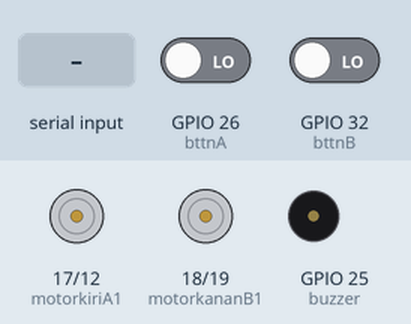
Recording of a sketch running on a simulated ESP32. On the bench: motor-driver pin pairs drawn as motors (green arrow = first pin HIGH = forward, orange = second pin HIGH = backward, longer = more drive), buzzer (waves = sounding, pin HIGH). Inputs (shaded band) come from the test bench; at power-on: GPIO 26 (bttnA) LOW, GPIO 32 (bttnB) LOW. What the sketch prints to the serial monitor is not drawn.

Above: at 1.3 s.
1.4 s: "B" received over Serial
At 1.7 s:
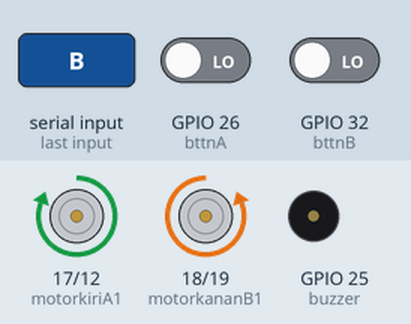
2.9 s: "F" received over Serial
At 4.1 s:
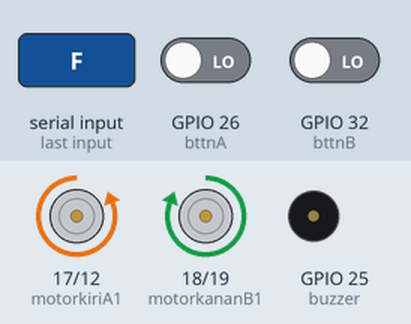
4.4 s: "L" received over Serial
At 5.2 s:
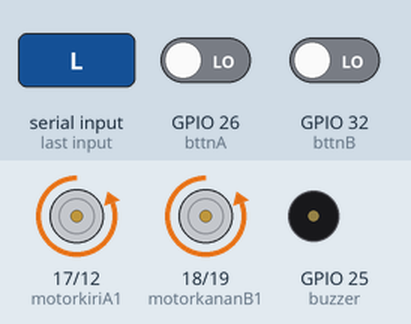
5.9 s: "R" received over Serial
At 6.4 s:
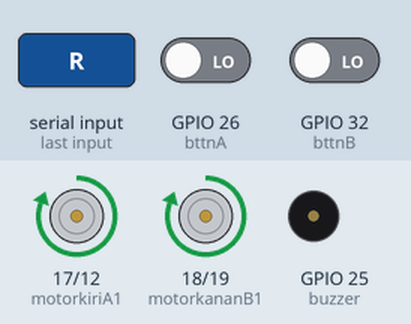
Timing chart, 0 to 8.4 s (numbered marks = the images above; inputs shaded):
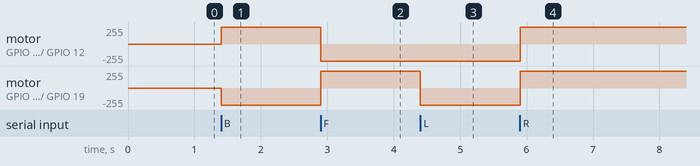

Measured:
- after the input at 1.4 s, motor on GPIO 17 (motorkiriA1) / GPIO 12 (motorkiriA2): stopped → forward 255/255 at once; motor on GPIO 18 (motorkananB1) / GPIO 19 (motorkananB2): stopped → backward 255/255 at once
- after the input at 2.9 s, motor on GPIO 17 (motorkiriA1) / GPIO 12 (motorkiriA2): forward 255/255 → backward 255/255 at once; motor on GPIO 18 (motorkananB1) / GPIO 19 (motorkananB2): backward 255/255 → forward 255/255 at once
- after the input at 4.4 s, motor on GPIO 18 (motorkananB1) / GPIO 19 (motorkananB2): forward 255/255 → backward 255/255 at once
- after the input at 5.9 s, motor on GPIO 17 (motorkiriA1) / GPIO 12 (motorkiriA2), motor on GPIO 18 (motorkananB1) / GPIO 19 (motorkananB2): backward 255/255 → forward 255/255 at once

The sketch:

robot.ino
```cpp
#define bttnA       26
#define bttnB       32
const int motorkiriA1 = 17 ;
const int motorkiriA2 = 12 ;
const int motorkananB1 = 18 ;
const int motorkananB2 = 19 ;
const int buzzer = 25 ;


void setup() {

//-- Motor KIRI
  pinMode(motorkiriA1, OUTPUT);
  pinMode(motorkiriA2, OUTPUT);
//-- Motor Kanan  F
  pinMode(motorkananB1, OUTPUT);

  pinMode(motorkananB2, OUTPUT);
//--  buzzer

  pinMode(buzzer, OUTPUT);

  pinMode(bttnA, INPUT);
pinMode(bttnB, INPUT);

//-- istihar fungsi komunikasi Serial.
  Serial.begin(115200);
  delay(100);
  Serial.println(" Sistem Robot Mula");
}

void loop() {

int butangA = digitalRead(bttnA);
int butangB = digitalRead(bttnB);
Serial.println(butangA);
Serial.println(butangB);


  if(Serial.available()> 0){
    char dat = Serial.read();
    Serial.println(dat);

    if (dat=='B'){
      digitalWrite(motorkiriA1,HIGH);
      digitalWrite(motorkiriA2,LOW);
      digitalWrite(motorkananB1,LOW);
      digitalWrite(motorkananB2,HIGH);
      Serial.println(" Motor Gerak ke UNDUR");

    }

    else if (dat=='F'){
      digitalWrite(motorkiriA1,LOW);
      digitalWrite(motorkiriA2,HIGH);
      digitalWrite(motorkananB1,HIGH);
      digitalWrite(motorkananB2,LOW);
      Serial.println(" Motor Gerak ke DEPAN ");
    }
    else if (dat=='S'){
      digitalWrite(motorkiriA1,LOW);
      digitalWrite(motorkiriA2,LOW);
      digitalWrite(motorkananB1,LOW);
      digitalWrite(motorkananB2,LOW);
      Serial.println(" Motor HENTI");
    }

    else if (dat=='L'){
      digitalWrite(motorkiriA1,LOW);
      digitalWrite(motorkiriA2,HIGH);
      digitalWrite(motorkananB1,LOW);
      digitalWrite(motorkananB2,HIGH);
      Serial.println(" Motor Gerak ke KIRI");
    }

    else if (dat=='R'){
      digitalWrite(motorkiriA1,HIGH);
      digitalWrite(motorkiriA2,LOW);
      digitalWrite(motorkananB1,HIGH);
      digitalWrite(motorkananB2,LOW);
      Serial.println(" Motor Gerak ke KANAN");
    }
  }
}
```
